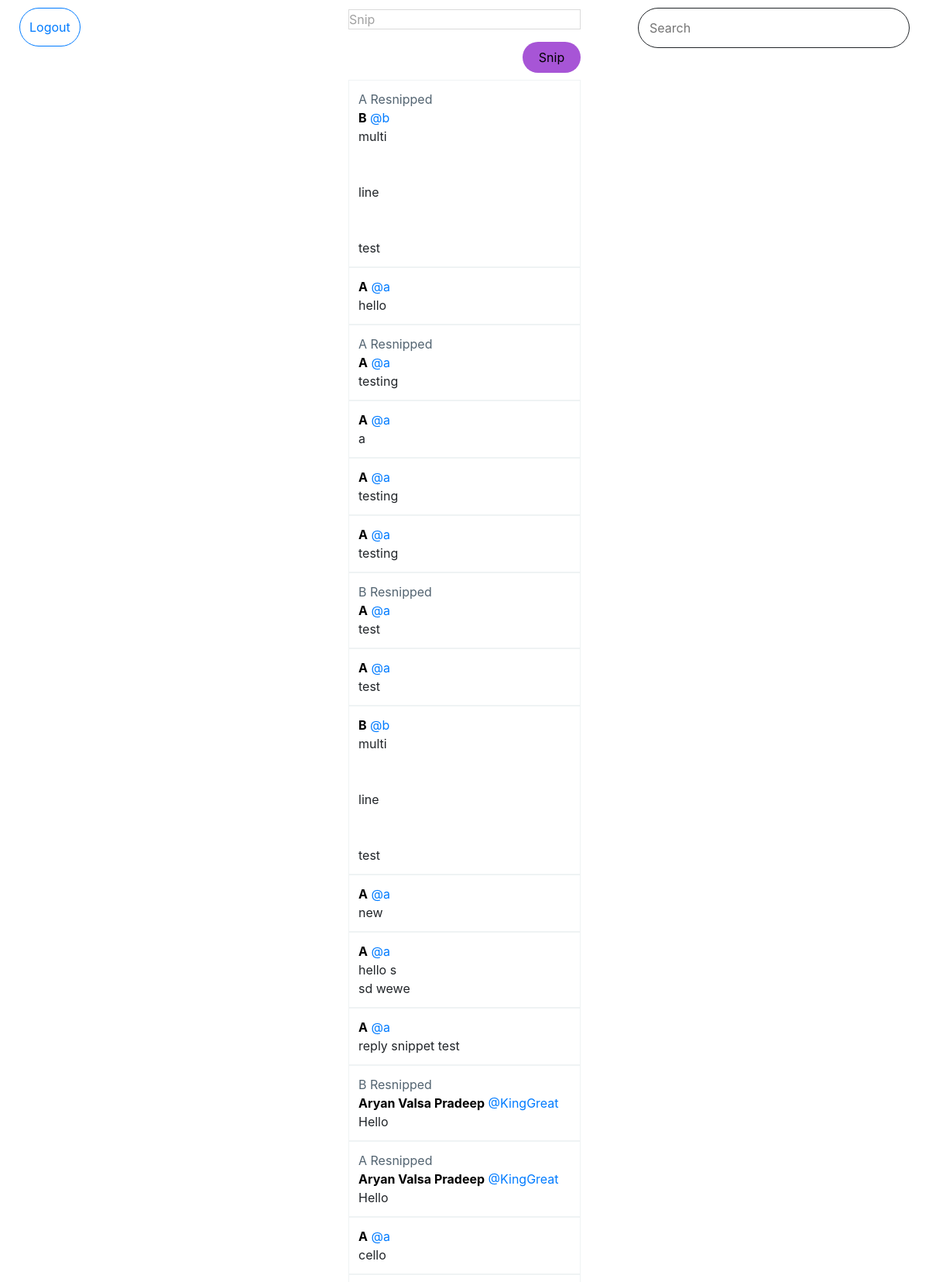
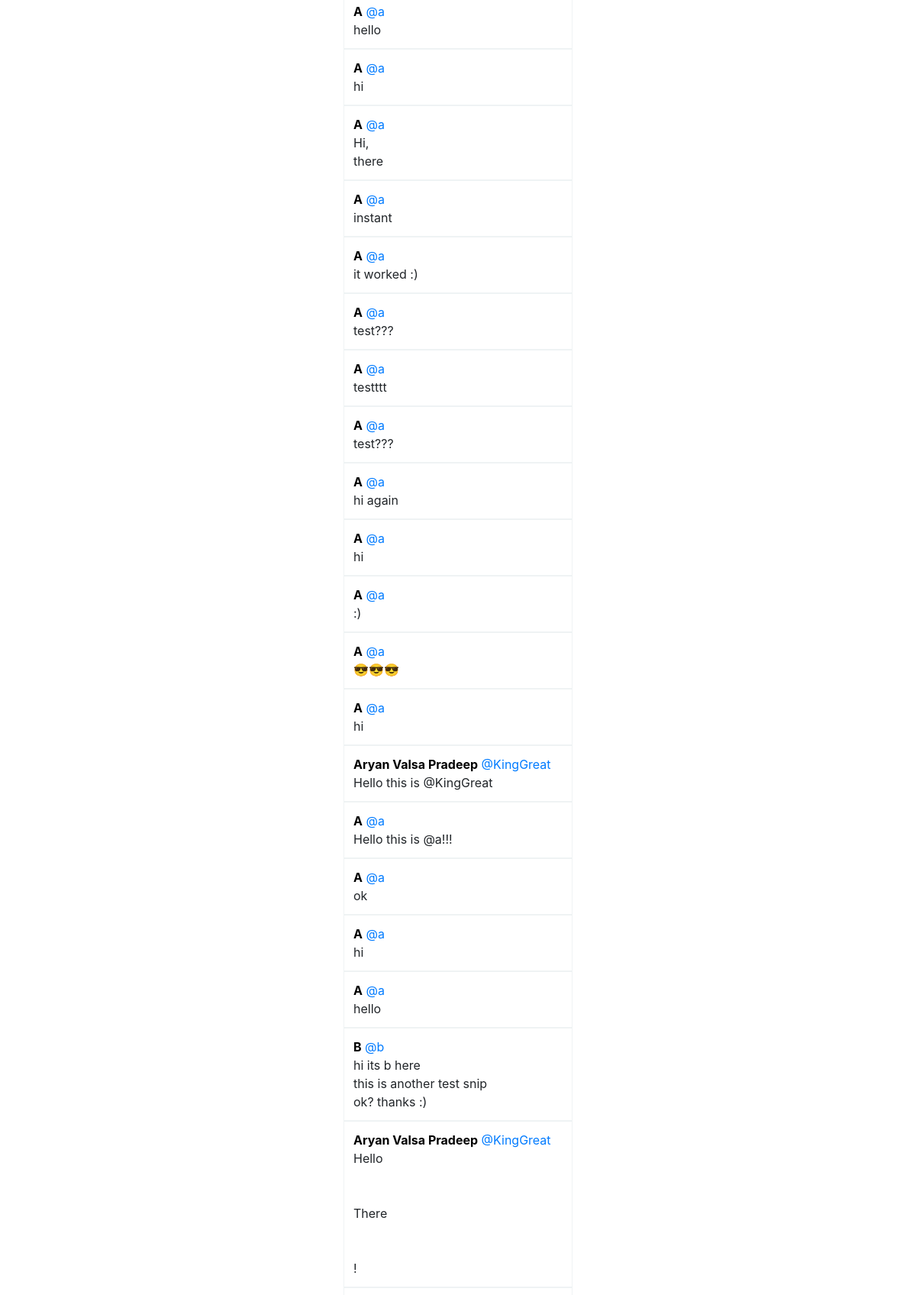
Page / (signed in, upper part) on the committed database (2 pictures, top to bottom).
### tables this page shows
CREATE TABLE resnips (snip_id INTEGER, reply_id INTEGER, resnipper_id INTEGER, timestamp TEXT NOT NULL, FOREIGN KEY(snip_id) REFERENCES snips(id), FOREIGN KEY(reply_id) REFERENCES replies(id),FOREIGN KEY(resnipper_id) REFERENCES users(id));

CREATE TABLE users (id INTEGER, username TEXT NOT NULL, passhash TEXT NOT NULL, name TEXT NOT NULL, birthday TEXT NOT NULL, bio TEXT NOT NULL DEFAULT "No bio", PRIMARY KEY(id));

CREATE TABLE snips (id INTEGER, user_id INTEGER, sniptext TEXT NOT NULL, timestamp TEXT NOT NULL, PRIMARY KEY(id), FOREIGN KEY(user_id) REFERENCES users(id));

### app.py (the view)
@app.route("/")
@login_required
def index():
    snips = db.execute("SELECT name,username,sniptext,snips.id,timestamp FROM snips JOIN users ON snips.user_id = users.id WHERE ((user_id IN (SELECT following_id from follow WHERE follower_id = ?)) OR (user_id = ?)) ORDER BY timestamp DESC", session["user_id"], session["user_id"])
    resnips = db.execute("SELECT rsusers.name AS rsname, snipusers.name, snipusers.username, sniptext, snips.id, resnips.timestamp FROM resnips JOIN snips on snips.id = resnips.snip_id JOIN users snipusers ON snips.user_id = snipusers.id JOIN users rsusers ON resnips.resnipper_id = rsusers.id WHERE ((rsusers.id IN (SELECT following_id from follow WHERE follower_id = ?)) OR (rsusers.id = ?))", session["user_id"], session["user_id"])
    snipdata = snips+resnips
    snipdata.sort(key = lambda x: mktime(strptime(x["timestamp"], "%Y-%m-%d %H:%M:%S")), reverse=True)
    return render_template("index.html", snipdata=snipdata)

### app.py (called while the page is built)
@app.after_request
def after_request(response):
    response.headers["Cache-Control"] = "no-cache, no-store, must-revalidate"
    response.headers["Expires"] = 0
    response.headers["Pragma"] = "no-cache"
    return response

### helpers.py (called while the page is built)
def login_required(f):
    @wraps(f)
    def decorated_function(*args, **kwargs):
        if session.get("user_id") is None:
            return redirect("/login")
        return f(*args, **kwargs)
    return decorated_function

### templates/index.html (shortened to what this page needs)
{% extends "layout.html" %}
{% block main %}
<form action="/snip" method="post" id="snipform" style="margin: auto; width: 25%;">
    <div class="form-group">
        <div id="snipbox" name="snipbox" role="textbox" contenteditable="true" aria-placeholder="Snip" type="text" style="border-width: 1px; border-style: solid; border-color: rgb(218, 218, 218); outline: none; user-select: text; white-space: pre-wrap; overflow-wrap: break-word; width: auto; text-align: left; color: rgb(161, 161, 161);">Snip</div>
    </div>
    <div class="form-group">
        <input id="snipsubmit" type="submit" value="Snip" style="background-color: rgb(167, 85, 214); border-radius: 9999px; border-style: none; width: 75px; height: 40px; float: right;"/>
    </div>
</form>
<div style="border-width: 1px; border-radius: 9999px; border-style: solid; padding: 12px; width: fit-content; margin-right: 25px; margin-top: 10px; position: absolute; top: 0; left: 0; right: 0; bottom: 0; margin-left: auto; height:fit-content;">
    <input id="searchbox" autocomplete="off" placeholder="Search" type="text" style="border: none; outline-style: none; width: 325px;">
</div>
    <a href="/logout" style="border-width: 1px; border-radius: 9999px; border-style: solid; padding: 12px; width: fit-content; margin-left: 25px; margin-top: 10px; position: absolute; top: 0; left: 0; right: 0; bottom: 0; margin-right: auto; height:fit-content;">Logout</a>
<div style="padding: 12px; margin-left: auto; width: 350px; margin-right: 25px; margin-top: 10px; text-align: left;">
</div>
<div id="snipdiv" style="width: 25%; margin-left: auto; margin-right: auto; margin-top: 25px; position:relative;">
    {% for snipinfo in snipdata %}
        <div class="snippetdiv" onclick="location.href='/snippet/{{ snipinfo["id"] }}';" style="width: auto; height: fit-content; overflow-wrap: break-word; padding: 12px; text-align: left; border: 1px solid #EFF3F4; cursor: pointer;">
            {% if snipinfo["rsname"] %}
                <p style="color: rgb(83, 100, 113); margin: 0;">{{ snipinfo["rsname"] }} Resnipped</p>
            {% endif %}
            <a href="/profile/{{snipinfo['username']}}" style="padding: 0px; margin: 0px; text-align: left; display: block; width: fit-content; text-decoration: none;">
                <span style="font-weight: bold; color: black;" class="usernamedisplay">{{ snipinfo["name"] }}</span>
                <span>@{{ snipinfo["username"] }}</span>
            </a>
            <p style="padding: 0px; margin: 0px; white-space: pre-line;">{{ snipinfo["sniptext"] }}</p>
        </div>
    {% endfor %}
</div>
{% endblock %}

### rows in the picture
resnips: rsname "A", name "B", username "b", sniptext "multi line test"
snips: name "A", username "a", sniptext "hello"
resnips: rsname "A", name "A", username "a", sniptext "testing"
snips: name "A", username "a", sniptext "a"
snips: name "A", username "a", sniptext "testing"
snips: name "A", username "a", sniptext "testing"
resnips: rsname "B", name "A", username "a", sniptext "test"
snips: name "A", username "a", sniptext "test"
snips: name "B", username "b", sniptext "multi line test"
snips: name "A", username "a", sniptext "new"
snips: name "A", username "a", sniptext "hello s sd wewe"
snips: name "A", username "a", sniptext "reply snippet test"
resnips: rsname "B", name "Aryan Valsa Pradeep", username "KingGreat", sniptext "Hello"
resnips: rsname "A", name "Aryan Valsa Pradeep", username "KingGreat", sniptext "Hello"
snips: name "A", username "a", sniptext "cello"
snips: name "A", username "a", sniptext "hello"
snips: name "A", username "a", sniptext "hi"
snips: name "A", username "a", sniptext "Hi, there"
snips: name "A", username "a", sniptext "instant"
snips: name "A", username "a", sniptext "it worked :)"
snips: name "A", username "a", sniptext "test???"
snips: name "A", username "a", sniptext "testttt"
snips: name "A", username "a", sniptext "test???"
snips: name "A", username "a", sniptext "hi again"
snips: name "A", username "a", sniptext "hi"
snips: name "A", username "a", sniptext ":)"
snips: name "A", username "a", sniptext "😎😎😎"
snips: name "A", username "a", sniptext "hi"
snips: name "Aryan Valsa Pradeep", username "KingGreat", sniptext "Hello this is @KingGreat"
snips: name "A", username "a", sniptext "Hello this is @a!!!"
snips: name "A", username "a", sniptext "ok"
snips: name "A", username "a", sniptext "hi"
snips: name "A", username "a", sniptext "hello"
snips: name "B", username "b", sniptext "hi its b here this is another test snip ok? thanks :)"
snips: name "Aryan Valsa Pradeep", username "KingGreat", sniptext "Hello There !"
